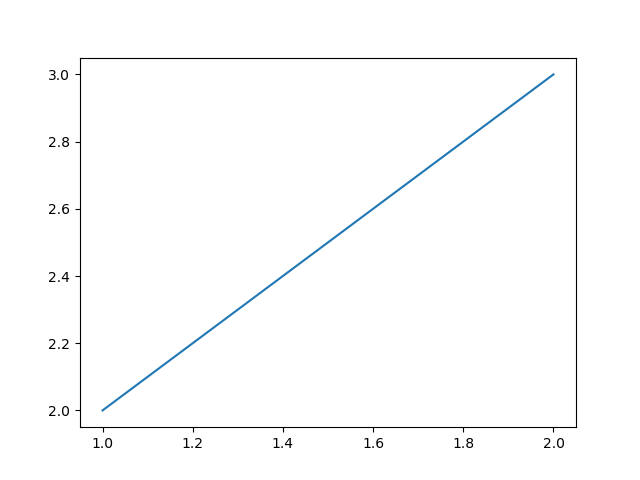

This figure's Python source:
# Install matplotlib
# PS C:\Dev\Projects\python> & C:/Users/andlopes/AppData/Local/Programs/Python/Python37-32/python.exe -m pip install matplotlib
import matplotlib.pyplot as plt

#Coordenadas X e Y
x = [1, 2]
y = [2, 3]
plt.plot(x, y)

#Salva gráfico como imagem
plt.savefig("GraficoDeLinhas.png")

#Mostra o gráfico
plt.show()
